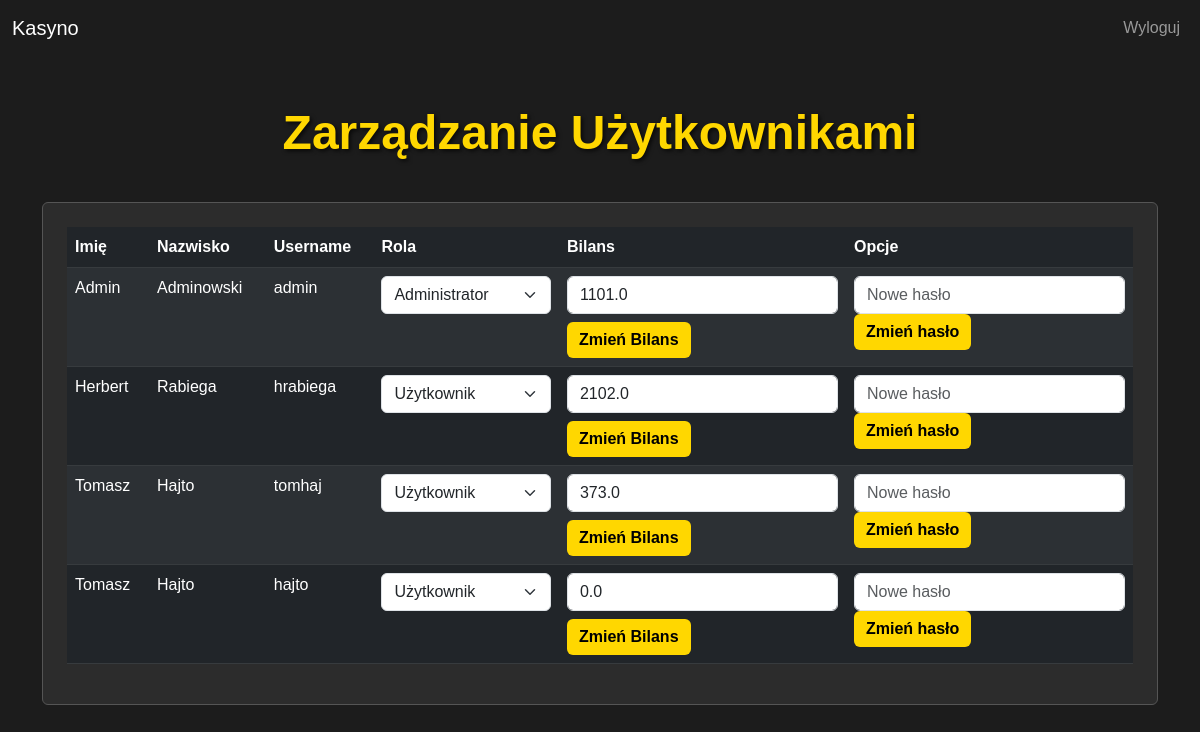
Page /admin_users on the earlier database version.
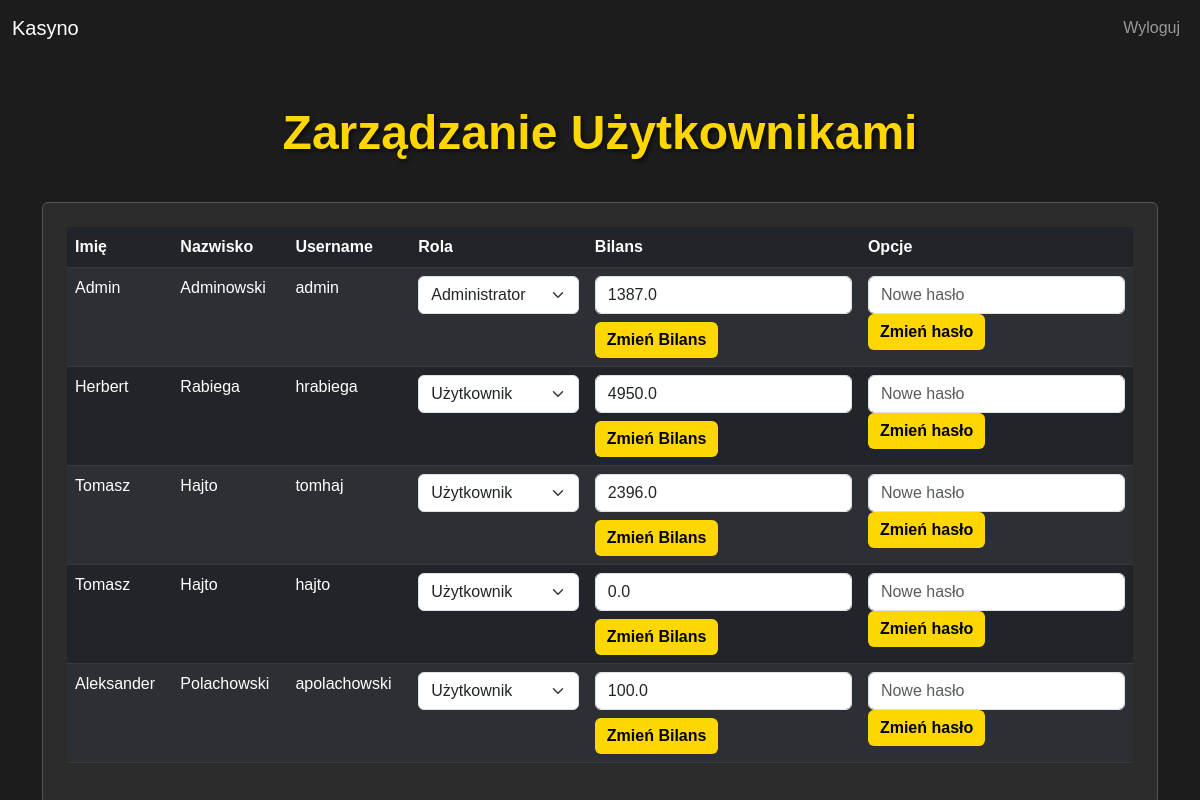
Same page on the later database version.
### main.py (models this page shows)
class User(db.Model):
    id = db.Column(db.Integer, primary_key=True)
    first_name = db.Column(db.String(100), nullable=False)
    last_name = db.Column(db.String(100), nullable=False)
    username = db.Column(db.String(50), unique=True, nullable=False)
    password = db.Column(db.String(50), nullable=False)
    balance = db.Column(db.Float, default=0.0)
    birth_date = db.Column(db.Date, nullable=False)
    role = db.Column(db.String(10), default='user')

### main.py (the view)
@app.route('/admin_users')
def admin_users():
    users = User.query.all()
    return render_template('admin_users.html', users=users)

### main.py (called while the page is built, shortened)
@app.before_request
def setup_database():
    db.create_all()

### templates/admin_users.html (shortened to what this page needs)
<!DOCTYPE html>
<html lang="en">
<head>
    <link href="https://cdn.jsdelivr.net/npm/bootstrap@5.3.0-alpha1/dist/css/bootstrap.min.css" rel="stylesheet">
</head>
<body>
    <nav class="navbar navbar-expand-lg navbar-dark">
        <div class="container-fluid">
            <a class="navbar-brand" href="/casino">Kasyno</a>
            <ul class="navbar-nav ms-auto">
                <li class="nav-item">
                    <a class="nav-link" href="/logout">Wyloguj</a>
                </li>
            </ul>
        </div>
    </nav>
    <div class="container mt-5">
        <h1 class="text-center">Zarządzanie Użytkownikami</h1>
        <div class="card p-4">
            <table class="table table-dark table-striped">
                <thead>
                    <tr>
                        <th>Imię</th>
                        <th>Nazwisko</th>
                        <th>Username</th>
                        <th>Rola</th>
                        <th>Bilans</th>
                        <th>Opcje</th>
                    </tr>
                </thead>
                <tbody>
                    {% for user in users %}
                    <tr>
                        <td>{{ user.first_name }}</td>
                        <td>{{ user.last_name }}</td>
                        <td>{{ user.username }}</td>
                        <td>
                            <form action="/change_role/{{ user.id }}" method="POST">
                                <select name="role" class="form-select" onchange="this.form.submit()">
                                    <option value="user" {% if user.role == 'user' %} selected {% endif %}>Użytkownik</option>
                                    <option value="admin" {% if user.role == 'admin' %} selected {% endif %}>Administrator</option>
                                </select>
                            </form>
                        </td>
                        <td>
                            <form action="/change_balance/{{ user.id }}" method="POST">
                                <input type="number" class="form-control" name="balance" value="{{ user.balance }}" step="0.01" min="0" required>
                                <button type="submit" class="btn btn-primary mt-2">Zmień Bilans</button>
                            </form>
                        </td>
                        <td>
                            <form action="{{ url_for('change_password_user', user_id=user.id) }}" method="POST">
                                <input type="password" name="new_password" class="form-control" required placeholder="Nowe hasło">
                                <button type="submit" class="btn btn-primary">Zmień hasło</button>
                            </form>
                        </td>
                    </tr>
                    {% endfor %}
                </tbody>
            </table>
        </div>
    </div>
</body>
</html>

### templates/admin_users.html (style rules this page uses)
body { background-color: #1c1c1c; color: #f5f5f5; font-family: 'Arial', sans-serif; }
h1 { color: gold; text-shadow: 2px 2px 4px rgba(0, 0, 0, 0.7); font-size: 48px; font-weight: bold; margin-bottom: 40px; }
.card { background-color: #2c2c2c; border: 1px solid #555; }
.table thead { background-color: #333; }
.btn-primary { background-color: gold; border: none; color: black; font-weight: bold; }

Differences in the rows shown:
changed User "Admin": balance "1101.0" → "1387.0"
changed User "Herbert": balance "2102.0" → "4950.0"
changed User "tomhaj": balance "373.0" → "2396.0"
added User: first_name "Aleksander", last_name "Polachowski", username "apolachowski", role "Użytkownik", balance "100.0"
